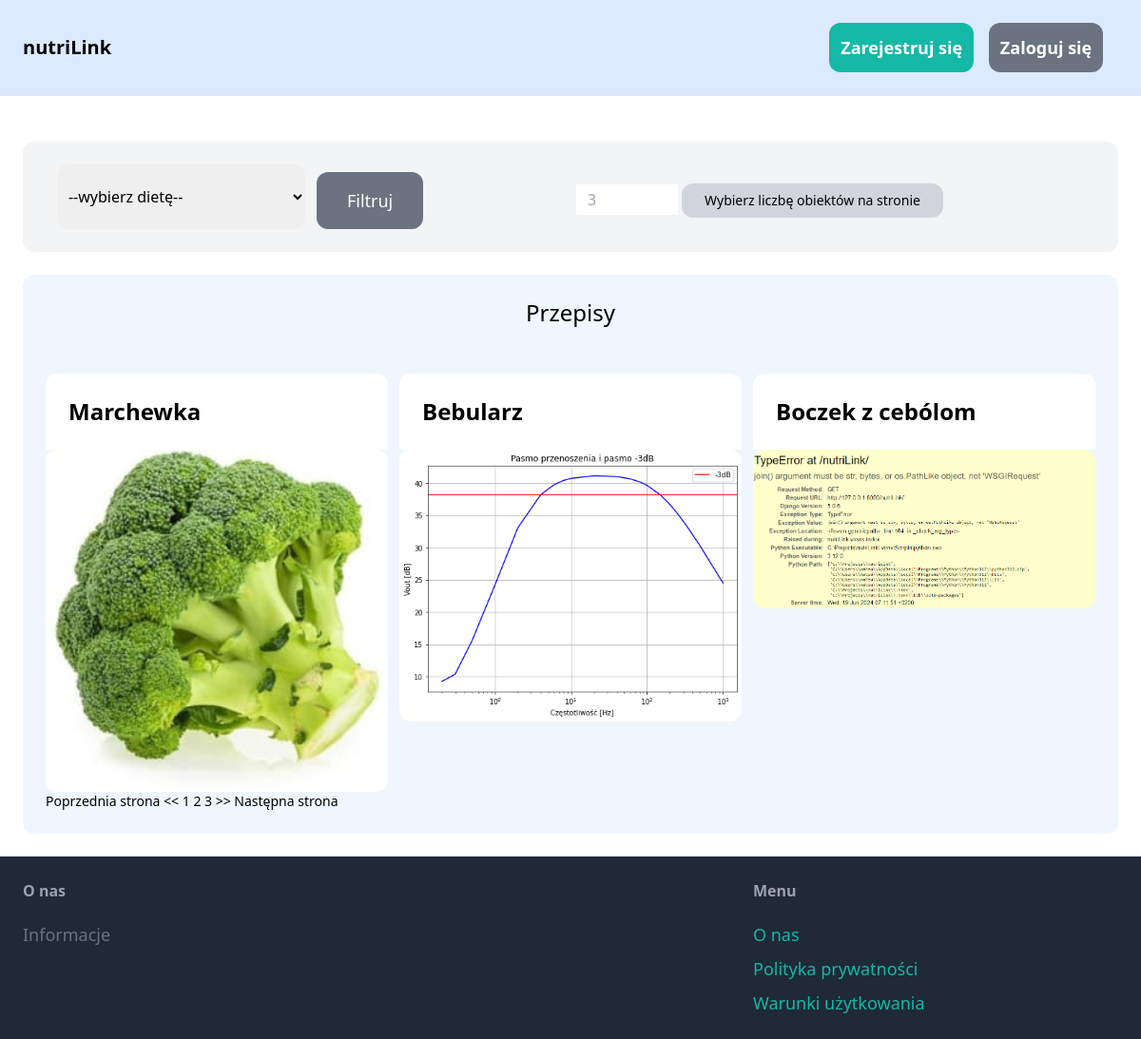
Screenshot of /?page=2 with the database file from the repository.
### nutriLink/models.py (models this page shows, shortened)
class Recipe(models.Model):
    recipe_name = models.CharField(max_length=150, unique=True)
    user = models.ForeignKey(User, related_name='recipes', on_delete=models.CASCADE)
    contents = models.TextField()
    picture = models.ImageField(upload_to='uploads/')
    pub_date = models.DateTimeField(auto_now_add=True)
    tag = models.CharField(max_length=100, default='')

### nutriLink/views.py (the view)
# urls.py: path("", views.index, name="index"),
def index(request):
    diets = Diet.objects.all()
    query = request.GET.get('dietlist', '')
    if not query=="":
        recipes = Recipe.objects.filter(Q(tag__icontains=query) | Q(contents__icontains=query))
    else:
        recipes = Recipe.objects.all()
    page_q = request.GET.get('page_q', '3')
    paginator = Paginator(recipes, page_q)
    page_number = request.GET.get("page")
    page_obj = paginator.get_page(page_number)
    if request.method == 'POST':
        logout(request)
        del request.session['user_id']
        return redirect('nutriLink/')
    return render(request, 'nutriLink/index.html',{
        'recipes': recipes,
        'diets': diets,
        'query': query,
        'page_obj': page_obj,
        'page': page_number,
    })

### templates/nutriLink/index.html (shortened to what this page needs)
{% extends 'nutriLink/base.html' %}
{% block content %}
    <div class="mt-6 px-6 py-6 bg-gray-100 rounded-xl flex justify-center">
        <div class="grid grid-cols-2 gap-3">
            <div class="grid grid-cols-2 gap-3">
                <select name="dietlist" form="filter" class="py-2 px-2 rounded-xl">
                    <option value="">--wybierz dietę--</option>
                </select>
                <form method="get" action="{% url 'nutriLink:index' %}" id="filter">
                    <button class="mt-2 py-4 px-8 text-lg bg-gray-500 text-white rounded-xl">Filtruj</button>
                </form>
            </div>
            <div class="grid gap-3 justify-end place-content-center">
                <form method="get" action="{% url 'nutriLink:index' %}" id="paginator">
                    <input type="number" name="page_q" value="{{ page_q }}" placeholder="3" min="1" class="mt-2 py-1 px-3 w-1/5">
                    <button class="mt-2 py-2 px-6 text-sm bg-gray-300  rounded-xl">Wybierz liczbę obiektów na stronie</button>
                </form>
            </div>
        </div>
    </div>
    <div class="mt-6 px-6 py-6 bg-blue-50 rounded-xl">
        <h2 class="mb-12 text-2xl text-center">Przepisy</h2>
        <div class="grid grid-cols-3 gap-3">
            {% for item in page_obj %}
                <div>
                    <a href="{% url 'nutriLink:recipe' item.id %}">
                        <div class="p-6 bg-white rounded-t-xl">
                            <h2 class="text-2xl font-semibold">{{ item.recipe_name }}</h2>
                        </div>
                        <div>
                            <img src="{{ item.picture.url }}" class="rounded-xl" width="500px">
                        </div>
                    </a>
                </div>
          {% endfor %}
        </div>
        <div class="pagination">
            <span class="step-links">
            <p class="text-sm">
                {% if page_obj.has_previous %}
                    <a href="?page={{ page_obj.previous_page_number }}">Poprzednia strona <<</a>
                {% else %}
                    <a>Poprzednia strona <<</a>
                {% endif %}
                {% for i in page_obj.paginator.page_range %}
                    {% if page_obj.number == i %}
                    <a href="#">{{ i }} </a>
                    {% else %}
                    <a href="?page={{ i }}">{{ i }}</a>
                    {% endif %}
                {% endfor %}
                {% if page_obj.has_next %}
                    <a href="?page={{ page_obj.next_page_number }}">>> Następna strona</a>
                {% else %}
                    <a>>> Następna strona</a>
                {% endif %}
            </p>
            </span>
        </div>
    </div>
{% endblock %}

### rows the page displays
Recipe: recipe_name "Marchewka", picture (picture)
Recipe: recipe_name "Bebularz", picture (picture)
Recipe: recipe_name "Boczek z cebólom", picture (picture)

### other values shown
{{ i }} "1" "3"
{{ i }} "2"
